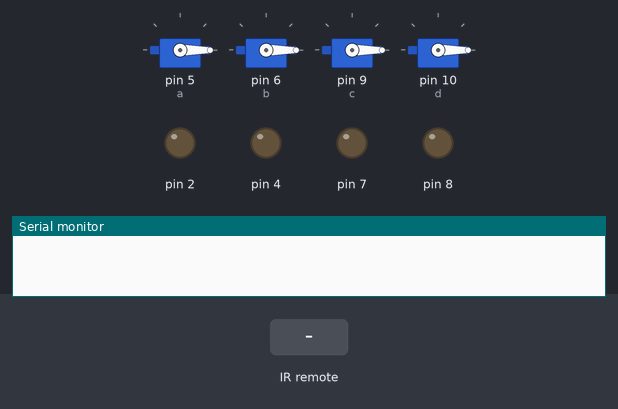
Bench run of a sketch on a simulated Arduino Uno, built with avr-gcc and run on an emulated ATmega328P. Parts: 4 × servo, output pins drawn as LEDs (lit = HIGH), the last lines printed to the serial monitor. The test bench sets the inputs (shaded band).

Above: at 1.2 s.
1.3 s: infrared code 0xFF22DD received
At 2.2 s:
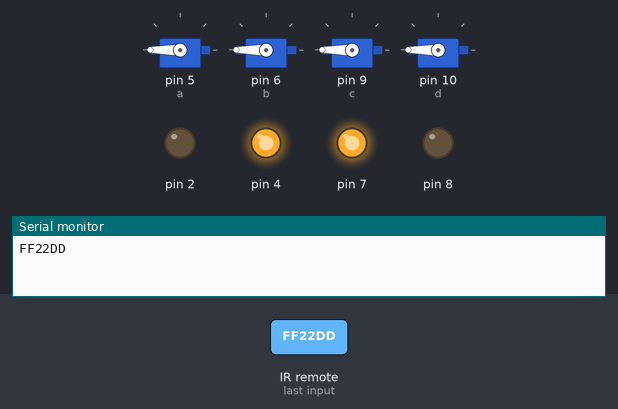
Timing chart, 0 to 4.3 s (numbered marks = the images above; inputs shaded):
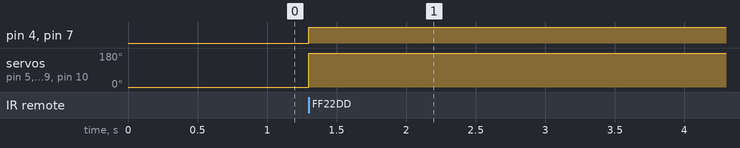

The sketch:

____.ino
```cpp
#include<Servo.h>
#include <IRremote.h>

int recvPin = 13;//定义红外接收器的引脚为3
IRrecv irrecv(recvPin);
decode_results results;
Servo a,b,c,d;
int i,j;
long KEY_CODE_Left = 0xFF22DD;
long KEY_CODE_Right = 0xFF02FD;
long KEY_CODE_ZERO = 0xFFC23D;
String input = "";
void setup()
{
  irrecv.enableIRIn(); // 初始化红外接收器
  Serial.begin(9600);
  for(i=2;i<9;i++)
  {if(i==2||i==4||i==7||i==8)
  {pinMode(i,OUTPUT); }}
  a.attach(5);b.attach(6);c.attach(9);d.attach(10);
  stop();
}
void up() //往前
{
  a.write(180);b.write(180);c.write(180);d.write(180);
  analogWrite(2,200);analogWrite(4,200);analogWrite(7,200);analogWrite(8,200);
}

void stop() //stop
{
  a.write(0);b.write(0);c.write(0);d.write(0);
}
void left()//往左
{
  a.write(180);b.write(180);c.write(180);d.write(180);
  digitalWrite(2,LOW);digitalWrite(4,HIGH);digitalWrite(7,HIGH);digitalWrite(8,LOW);
}
void right()//往右
{
  a.write(180);b.write(180);c.write(180);d.write(180);
  digitalWrite(2,HIGH);digitalWrite(4,LOW);digitalWrite(7,LOW);digitalWrite(8,HIGH);
}
void loop()
{
   if (irrecv.decode(&results))
  {
    Serial.println(results.value, HEX);//以16进制换行输出接收代码
    Serial.println();//为了便于观看输出结果增加一个空行
    irrecv.resume(); // 接收下一个值
  }
  if (input.length()>0) //output the command
  {
    Serial.println(input);
  }

  if(results.value == KEY_CODE_ZERO )
  {
    stop();
  }
    if(results.value == KEY_CODE_Right)
  {
    right();
    delay(5000);
    stop();
  }
      if(results.value == KEY_CODE_Left)
  {
    left();
    delay(5000);
    stop();
  }

    input = "";
}
```

Measured:
- after the input at 1.3 s, pin 4, pin 7: LOW → HIGH at once; servo on pin 5 (a), servo on pin 6 (b), servo on pin 9 (c), servo on pin 10 (d): 0° → 180° at once
